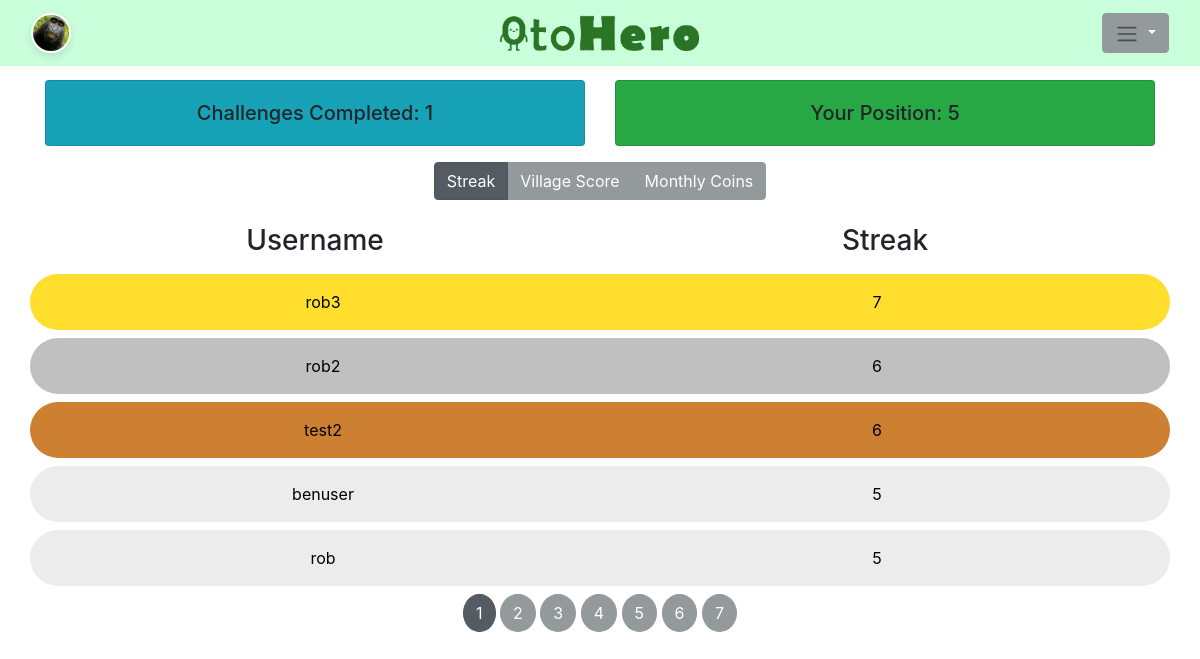
The app's page /leaderboard/ (signed in) with its own data.
### project/models.py (models this page shows)
class CustomUser(AbstractUser):
    streak = models.PositiveIntegerField(default=0)
    best_streak =  models.PositiveIntegerField(default=0)
    coins = models.PositiveIntegerField(default=0)
    score = models.IntegerField(default=0)  # Add this line for the score of each item
    profile_picture = models.CharField(max_length=25, default="blank.jpeg")
    is_gamekeeper = models.BooleanField(default=False)

### project/views.py (the view)
# urls.py: path('leaderboard/', views.leaderboard, name='leaderboard'),
@login_required
def leaderboard(request, metric="streak"):
    users = CustomUser.objects.all()
    users_by_streak = list(users.order_by("-streak"))
    position_of_current_user = 0
    past_current_user = False
    data = []
    entries_per_page = 5
    for i, user in enumerate(users_by_streak):
        if i != 0 and user.streak != users_by_streak[i - 1].streak and not past_current_user:
            position_of_current_user += 1
            if user == request.user:
                past_current_user = True
        user_challenges = UserChallenges.objects.filter(user=user)
        this_months_coins = 0
        for uc in user_challenges:
            if uc.submitted.month == datetime.now().month:
                this_months_coins += uc.points
        data.append({
            "username": user.username,
            "streak": user.streak,
            "monthly coins": this_months_coins,
            "village score" : user.score,
        })
    context = {
        'entries': data,
        'user_position': position_of_current_user + 1,
        'first_page': data[:5],
        'num_pages': range(math.ceil(len(users) / entries_per_page)),
        'num_challenges_completed': {
            "username": request.user.username,
            "challenges_completed": UserChallenges.objects.filter(user=request.user).count()
        }
    }
    return render(request, 'project/leaderboard.html', context)

### project/templates/project/leaderboard.html (shortened to what this page needs)
{% extends 'base.html' %}
{% block content %}
<div class="leaderboard-container">
    <div class="container mt-3">
        <div class="row">
            <div class="col">
                <div class="card bg-info">
                    <div class="card-body">
                        <h5 class="card-text" id="challenges_completed_text">Challenges Completed: {{num_challenges_completed.challenges_completed}}</h5>
                    </div>
                </div>
            </div>
            <div class="col">
                <div class="card bg-success">
                    <div class="card-body">
                        <h5 class="card-text" id="position_text">Your Position: {{user_position}}</h5>
                    </div>
                </div>
            </div>
        </div>
    </div>
    <div class="btn-group btn-group-toggle mt-3" data-toggle="buttons">
        <label id="streak_button" class="btn btn-secondary active " onclick="sortData('streak')">
            <input type="radio" name="leaderboard_options" id="streak_button" checked> Streak
        </label>
        <label id="village_score_button" class="btn btn-secondary " onclick="sortData('village score')">
            <input type="radio" name="leaderboard_options"> Village Score
        </label>
        <label id="monthly_coins_button" class="btn btn-secondary" onclick="sortData('monthly coins')">
            <input type="radio" name="leaderboard_options"> Monthly Coins
        </label>
    </div>
    <div class="container mt-4">
        <div class="row ">
            <div class="col">
                <h3>Username</h3>
            </div>
            <div class="col">
                <h3 id="table_heading">Streak</h3>
            </div>
        </div>
        <div id="table-contents">
            {% for entry in first_page %}
                <a href="{% url 'profile' entry.username %}" class="link">
                <div class="row rounded-pill my-2 p-3 leaderboard {% if forloop.first %} leaderboard-first {% elif forloop.counter0 == 1 %}leaderboard-second{% elif forloop.counter0 == 2 %}leaderboard-third{% else %}leaderboard-other{% endif %}">
                    <div class="col">
                        {{ entry.username }}
                    </div>
                    <div class="col">
                        {{entry.streak}}
                    </div>
                </div>
            </a>
            {% empty %}
                <li>No data available</li>
            {% endfor %}
        </div>
    </div>
    <div class="btn-group-toggle mt-2 " data-toggle="buttons">
    {% for pageNumber in num_pages%}
        <label class="btn btn-secondary active rounded-circle">
            {% if forloop.first %}
                <input onclick="changeDataDisplayed( '{{forloop.counter0}}' )" type="radio" name="options" checked> {{forloop.counter0|add:"1"}}
            {% else %}
                <input onclick="changeDataDisplayed( '{{forloop.counter0}}' )" type="radio" name="options"> {{forloop.counter0|add:"1"}}
            {% endif %}
        </label>
        {% empty %}
            <label class="btn btn-secondary active">
                <input type="radio" name="options" checked> 1
            </label>
    {% endfor %}
    </div>
</div>
{% endblock %}

### project/templates/project/navbar.html (shortened to what this page needs)
<nav class="navbar navbar-expand-lg navbar-light  fixed-top">
  <div class="container-fluid d-flex justify-content-between">
    {% load static %}
    {% if request.user.is_authenticated %}
    <a class="navbar-brand" href="{% url 'profile' request.user.username %}">
      <img src="{% static 'project/'|add:request.user.profile_picture%}" alt="Profile" style="width: 40px; height: 40px; border-radius: 50%;">
    </a>
    {% endif %}
    <a class="navbar-logo mx-auto" href="{% url 'home' %}" style="position: absolute; left: 50%; transform: translateX(-50%);">
      <img src="{% static 'project/brand_logo.png' %}" alt="AppName" style="height: 40px;">
    </a>
    <div class="nav-item dropdown">
      <button class="btn btn-secondary dropdown-toggle" type="button" id="dropdownMenuButton" data-toggle="dropdown" aria-haspopup="true" aria-expanded="false">
          <span class="navbar-toggler-icon"></span>
      </button>
      </div>
    </div>
  </nav>

### project/static/project/css/styles.css (style rules this page uses)
* { box-sizing: border-box; margin: 0; padding: 0; }
.navbar-brand img { width: 60px; height: 60px; border-radius: 50%; object-fit: cover; border: 2px solid #ffffff; box-shadow: 0px 4px 8px rgba(0, 0, 0, 0.1); }
.btn-secondary { background-color: #aef4c4; border-color: #aef4c4; }
.leaderboard-container { text-align: center; margin-top: 80px; }
.leaderboard { list-style: none; padding: 0; }
.leaderboard-first { background-color: #FFDE2E; }
.leaderboard-second { background-color: #c0c0c0; }
.leaderboard-third { background-color: #cd7f32 }
.leaderboard-other { background-color: #ececec; }
.link { color: black; }

### project/templates/project/navbar.html (style rules this page uses)
.navbar { background-color: #caffdb; }
.btn-secondary { background-color: #94999c; }

### project/templates/project/leaderboard.html (style rules this page uses)
.btn-secondary { background-color: #94999c; border-color: #94999c; }

### records on screen
CustomUser: profile_picture (picture)
CustomUser: username "rob3"
CustomUser: username "rob2"
CustomUser: username "test2"
CustomUser: username "benuser"
CustomUser: username "rob"

### other values on screen
{{ num_challenges_completed.challenges_completed }} "1"
{{ user_position }} "5"
{{ entry.streak }} "7" "6" "6" "5" "5"
